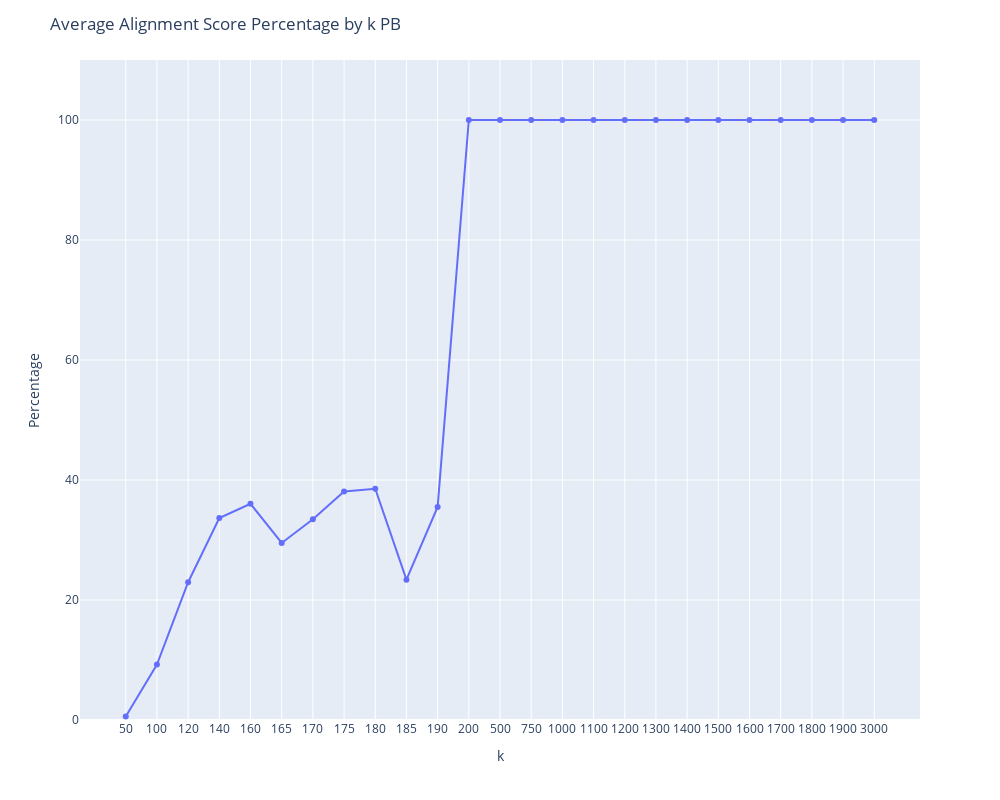

The notebook cell saved with this chart:
### Code cell
data = pd.read_csv("alignment_results/pb.csv")
LENGTH = 47933164
data["percentage"] = data["score"] / LENGTH * 100

avg_data = data.groupby('k')['percentage'].mean().reset_index()
fig = px.line(avg_data, x='k', y='percentage', markers=True)
fig.update_layout(
    title='Average Alignment Score Percentage by k PB',
    xaxis_title='k',
    yaxis_title='Percentage',
    xaxis={'type': 'category'},  # Make x-axis categorical
    yaxis={'range': [0, 110]},   # Set y-axis range
    width=1000,
    height=800
)
fig.show()

### Figure 1 — Plotly figure (JSON) as saved in the notebook; plotly's stock layout.template omitted (floating-point values rounded to 4 significant figures)
{"data": [{"hovertemplate": "k=%{x}<br>percentage=%{y}<extra></extra>", "legendgroup": "", "line": {"color": "#636efa", "dash": "solid"}, "marker": {"symbol": "circle"}, "mode": "lines+markers", "name": "", "orientation": "v", "showlegend": false, "type": "scatter", "x": [50, 100, 120, 140, 160, 165, 170, 175, 180, 185, 190, 200, 500, 750, 1000, 1100, 1200, 1300, 1400, 1500, 1600, 1700, 1800, 1900, 3000], "xaxis": "x", "y": [0.5836, 9.245, 22.96, 33.65, 36.04, 29.5, 33.46, 38.07, 38.53, 23.39, 35.52, 100.0, 100, 100, 100, 100, 100, 100, 100, 100, 100, 100, 100, 100, 100], "yaxis": "y"}], "layout": {"height": 800, "legend": {"tracegroupgap": 0}, "margin": {"t": 60}, "title": {"text": "Average Alignment Score Percentage by k PB"}, "width": 1000, "xaxis": {"anchor": "y", "domain": [0, 1], "title": {"text": "k"}, "type": "category"}, "yaxis": {"anchor": "x", "domain": [0, 1], "range": [0, 110], "title": {"text": "Percentage"}}}}
